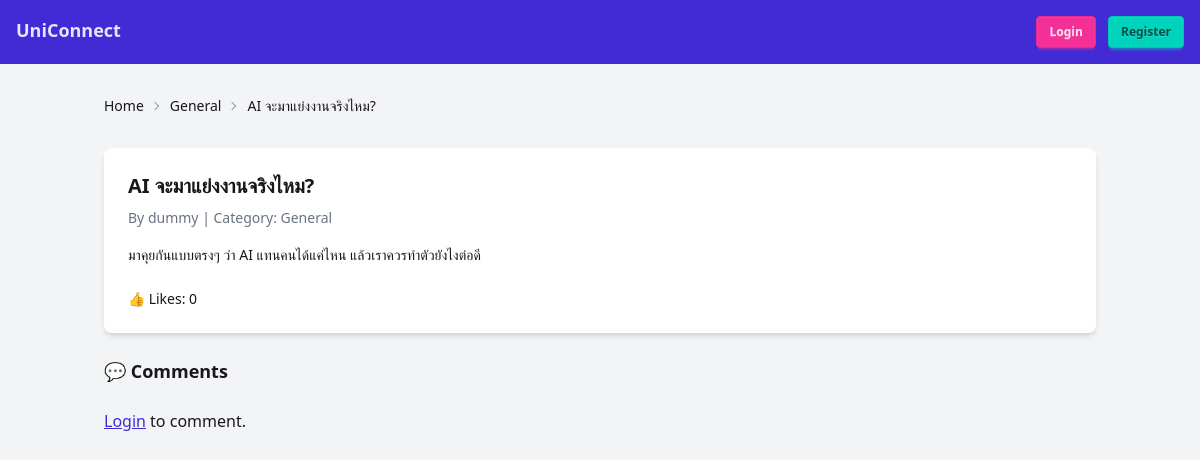
The app's page /thread.php?id=2 with its own data.
### tables this page shows
CREATE TABLE IF NOT EXISTS threads (
    id INT AUTO_INCREMENT PRIMARY KEY,
    title VARCHAR(255) NOT NULL,
    content TEXT NOT NULL,
    category_id INT NOT NULL,
    author_id INT NOT NULL,
    created_at TIMESTAMP DEFAULT CURRENT_TIMESTAMP,
    updated_at TIMESTAMP DEFAULT CURRENT_TIMESTAMP ON UPDATE CURRENT_TIMESTAMP,
    FOREIGN KEY (category_id) REFERENCES categories(id) ON DELETE CASCADE,
    FOREIGN KEY (author_id) REFERENCES users(id) ON DELETE CASCADE
);

CREATE TABLE IF NOT EXISTS categories (
    id INT AUTO_INCREMENT PRIMARY KEY,
    name VARCHAR(50) NOT NULL UNIQUE,
    created_at TIMESTAMP DEFAULT CURRENT_TIMESTAMP
);

CREATE TABLE IF NOT EXISTS users (
    id INT AUTO_INCREMENT PRIMARY KEY,
    username VARCHAR(50) NOT NULL UNIQUE,
    email VARCHAR(100) NOT NULL UNIQUE,
    password VARCHAR(255) NOT NULL,
    bio TEXT,
    role ENUM('user', 'moderator', 'admin') DEFAULT 'user',
    profile_image VARCHAR(255),
    created_at TIMESTAMP DEFAULT CURRENT_TIMESTAMP
);

### thread.php (the view, shortened to what this page needs)
<?php
require 'pdo.php';
$thread_id = $_GET['id'] ?? 0;
$stmt = $conn->prepare("SELECT t.*, u.username, c.name AS category_name FROM threads t
    JOIN users u ON t.author_id=u.id
    JOIN categories c ON t.category_id=c.id
    WHERE t.id=?");
$stmt->execute([$thread_id]);
$thread = $stmt->fetch();
?>
<!DOCTYPE html>
<html lang="en">
<head>
    <link href="https://cdn.jsdelivr.net/npm/daisyui@5" rel="stylesheet" type="text/css" />
    <script src="https://cdn.jsdelivr.net/npm/@tailwindcss/browser@4"></script>
</head>
<body class="bg-gray-100 min-h-screen">
    <nav class="bg-primary text-primary-content p-4 flex justify-between">
        <a href="index.php" class="font-bold text-lg">UniConnect</a>
        <div>
            <?php if (isset($_SESSION['user_id'])): ?>
                <span>Hi, <?= htmlspecialchars($_SESSION['role']) ?></span>
                <a href="logout.php" class="btn btn-sm btn-secondary ml-2">Logout</a>
            <?php else: ?>
                <a href="login.php" class="btn btn-sm btn-secondary">Login</a>
                <a href="register.php" class="btn btn-sm btn-accent ml-2">Register</a>
            <?php endif; ?>
        </div>
    </nav>
    <div class="container mx-auto mt-6 px-4">
        <div class="text-sm breadcrumbs mb-6">
            <ul>
                <li><a href="index.php">Home</a></li>
                <li><?= htmlspecialchars($thread['category_name']) ?></li>
                <li><?= htmlspecialchars($thread['title']) ?></li>
            </ul>
        </div>
        <div class="card bg-base-100 shadow-md mb-6">
            <div class="card-body">
                <h2 class="card-title text-xl"><?= htmlspecialchars($thread['title']) ?></h2>
                <p class="text-sm text-gray-500 mb-2">
                    By <?= htmlspecialchars($thread['username']) ?> |
                    Category: <?= htmlspecialchars($thread['category_name']) ?>
                </p>
                <p class="mb-4"><?= nl2br(htmlspecialchars($thread['content'])) ?></p>
                <div class="flex items-center gap-4">
                    <p class="text-sm">👍 Likes:
                        <?php
                        $stmt = $conn->prepare("SELECT COUNT(*) FROM likes WHERE thread_id=?");
                        $stmt->execute([$thread['id']]);
                        echo $stmt->fetchColumn();
                        ?>
                    </p>
                </div>
            </div>
        </div>
        <div class="mb-6">
            <h3 class="text-lg font-semibold mb-3">💬 Comments</h3>
        </div>
        <div class="mb-10">
            <?php if (isset($_SESSION['user_id'])): ?>
                <div class="card bg-base-100 shadow">
                    <div class="card-body">
                        <h3 class="card-title text-md">Add a Comment</h3>
                        <form method="post">
                            <textarea name="content" class="textarea textarea-bordered w-full mb-2"
                                placeholder="Write your comment..." required></textarea>
                            <button type="submit" class="btn btn-success btn-sm">Post Comment</button>
                        </form>
                    </div>
                </div>
            <?php else: ?>
                <p><a href="login.php" class="link link-primary">Login</a> to comment.</p>
            <?php endif; ?>
        </div>
    </div>
</body>
</html>

### records on screen
threads: category.name "General", title "AI จะมาแย่งงานจริงไหม?", author.username "dummy", content "มาคุยกันแบบตรงๆ ว่า AI แทนคนได้แค่ไหน แล้วเราควรทำตัวยังไงต่อดี"

### other values on screen
$stmt->fetchColumn() "0"
